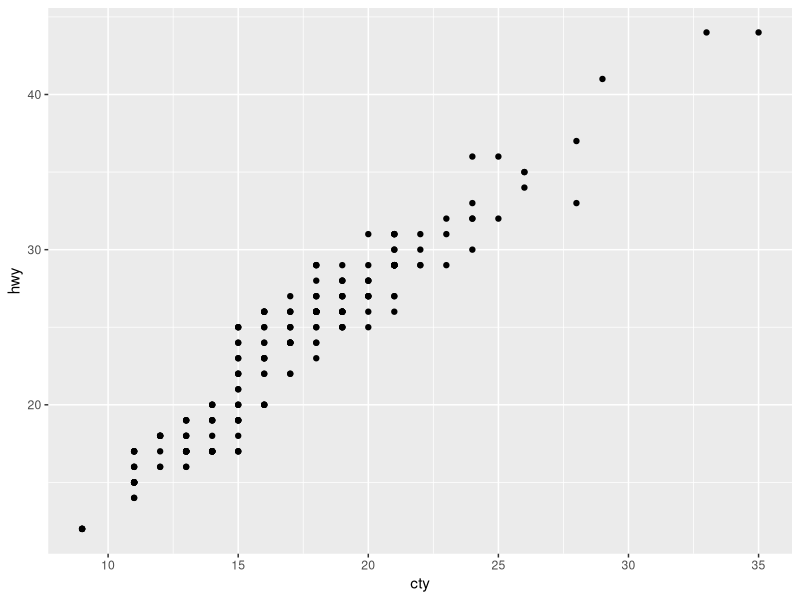
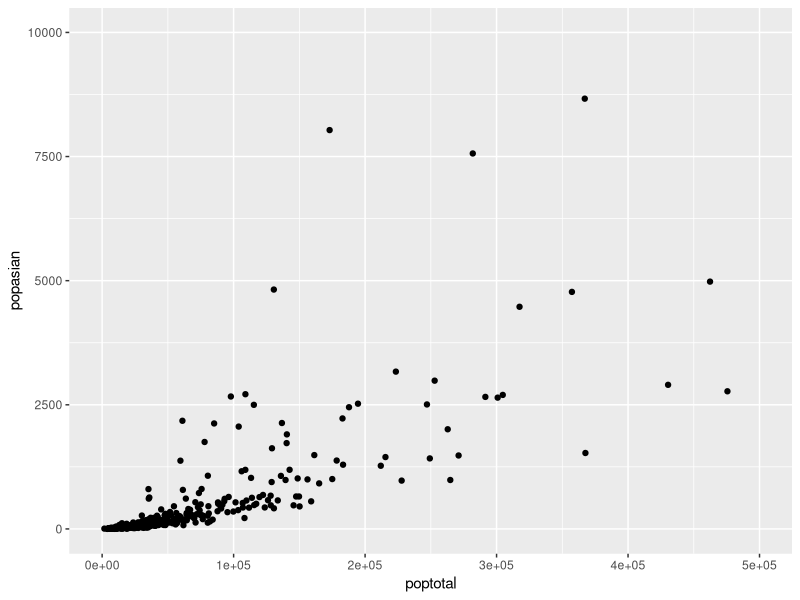

R code for these plots, in order:
library(ggplot2)

mpg <- as.data.frame(ggplot2::mpg)

#Q1
ggplot(data=mpg, aes(x=cty, y=hwy))+
  geom_point()

#Q2

midwest <-as.data.frame(ggplot2::midwest)
ggplot(data=midwest, aes(x=poptotal, y=popasian))+
  geom_point()+
  xlim(0,500000)+
  ylim(0,10000)
